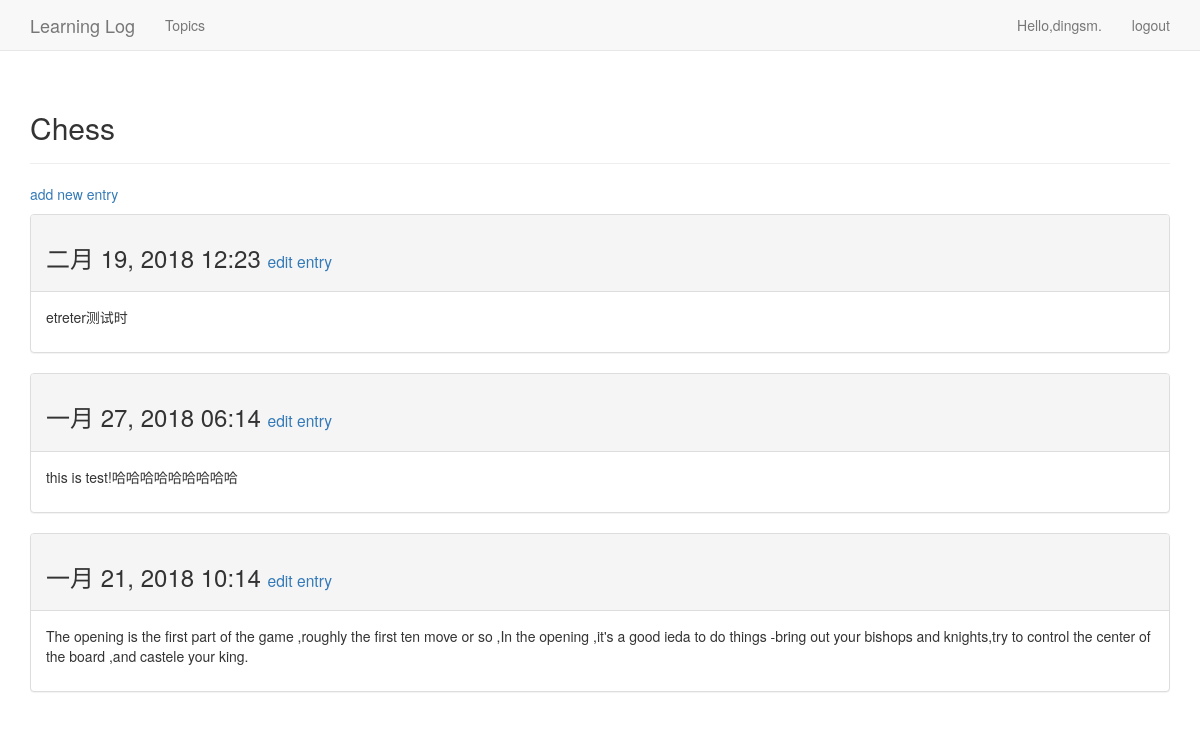
The page /topics/1/ (signed in) on the database its author committed.
### learning_logs/models.py (models this page shows, shortened)
class Topic(models.Model):
    text = models.CharField(max_length=200)
    date_added = models.DateTimeField(auto_now_add=True)
    owner = models.ForeignKey(User,on_delete=models.CASCADE,)
    def __str__(self):
        return self.text

class Entry(models.Model):
    topic = models.ForeignKey('Topic',on_delete=models.CASCADE,)
    text = models.TextField()
    date_added = models.DateTimeField(auto_now_add=True)
    class Meta:
        verbose_name_plural = 'entries'

### learning_logs/views.py (the view)
# urls.py: url(r'^topics/(?P<topic_id>\d+)/$',views.topic,name='topic'),
@login_required
def topic(request, topic_id):
    topic = Topic.objects.get(id=topic_id)
    if topic.owner != request.user:
        raise Http404
    entries = topic.entry_set.order_by('-date_added')
    context = {'topic': topic, 'entries':entries}
    return render(request, 'learning_logs/topic.html', context)

### learning_logs/templates/learning_logs/topic.html
{% extends "learning_logs/base.html" %}
{% block header %}
    <h2>{{topic}}</h2>
{% endblock header %}
{% block content %}
    <p>
        <a href="{% url 'learning_logs:new_entry' topic.id %}">add new entry</a>
    </p>
    {% for entry in entries %}
        <div class="panel panel-default">
            <div class="panel-heading">
                <h3>
                    {{ entry.date_added|date:'M d, Y H:i'}}
                    <small>
                        <a href="{% url 'learning_logs:edit_entry' entry.id %}">
                            edit entry
                        </a>
                    </small>
                </h3>
            </div>
            <div class="panel-body">
                {{ entry.text | linebreaks }}
            </div>
        </div>
    {% empty %}
    There are no entries for this topic yet.
    {% endfor %}
{% endblock content %}

### learning_logs/templates/learning_logs/base.html (shortened to what this page needs)
{% load bootstrap3 %}
<!DOCTYPE html>
<html lang="en">
<head>
    {% bootstrap_css %}
</head>
<body>
<nav class="navbar navbar-default navbar-static-top">
    <div class="container">
        <div class="navbar-header">
            <a class="navbar-brand" href="{% url 'learning_logs:index'%}">
                Learning Log
            </a>
        </div>
        <div id="navbar" class="navbar-collapse collapse">
            <ul class="nav navbar-nav">
                <li><a href="{% url 'learning_logs:topics' %}">Topics</a> </li>
            </ul>
            <ul class="nav navbar-nav navbar-right">
                {% if user.is_authenticated %}
                <li><a>Hello,{{user.username}}.</a></li>
                <li><a href="{% url 'users:logout' %}">logout</a> </li>
                {% else %}
                <li><a href="{% url 'users:register' %}">register</a> </li>
                <li><a href="{% url 'users:login' %}">login</a> </li>
                {% endif %}
            </ul>
        </div>
    </div>
</nav>
<div class="container">
    <div class="page-header">
        {% block header %} {% endblock header %}
    </div>
    <div>
        {% block content %} {% endblock content %}
    </div>
</div>
</body>
</html>

### rows shown on the page
Topic: text "Chess"
Entry: date_added "二月 19, 2018 12:23", text "etreter测试时"
Entry: date_added "一月 27, 2018 06:14", text "this is test!哈哈哈哈哈哈哈哈哈"
Entry: date_added "一月 21, 2018 10:14", text "The opening is the first part of the game ,roughly the first ten move or so ,In the opening ,it's a good ieda to do things -bring out your bishops and knights,try to control the center of the board ,and castele your king."

### other values the page prints
{{ user.username }} "dingsm"
